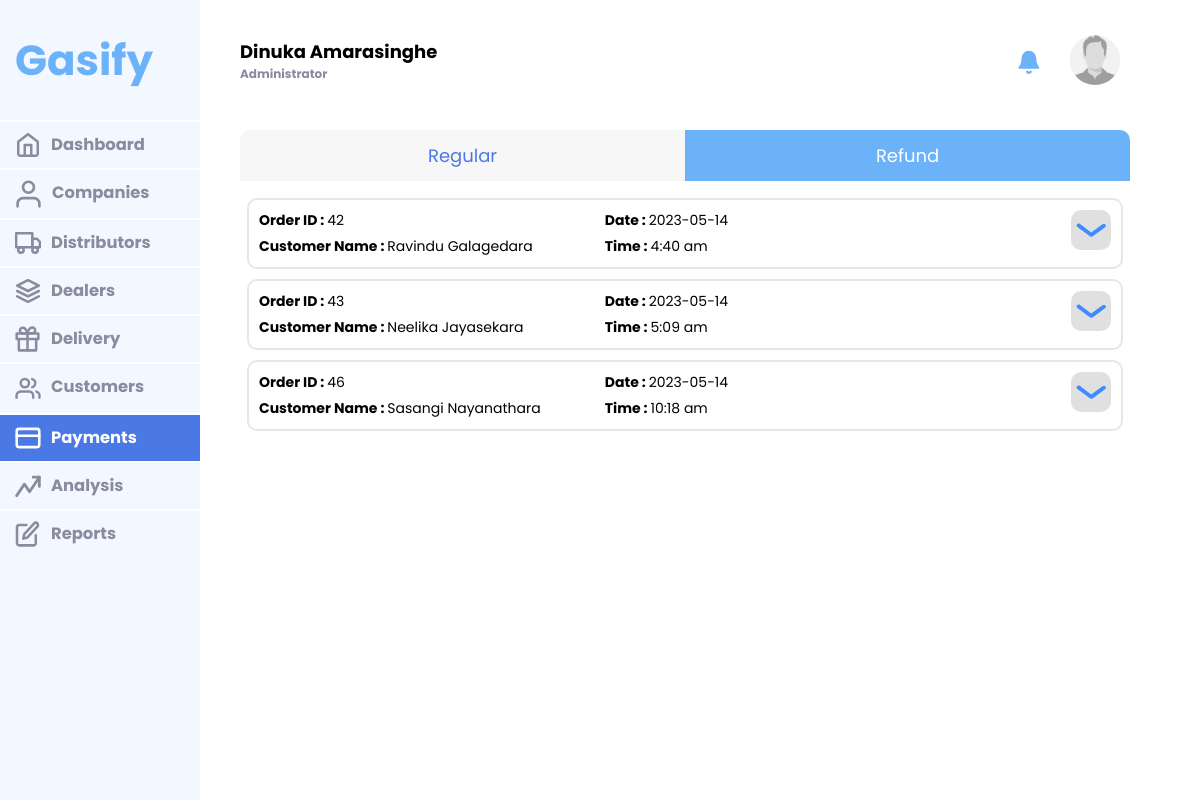
Page /orders/validatepayments/regular (signed in) on the committed database.
### tables this page shows
CREATE TABLE `reservation` (
  `order_id` int(11) NOT NULL,
  `customer_id` int(11) NOT NULL,
  `order_state` varchar(255) NOT NULL,
  `priority` int(11) DEFAULT 0,
  `mailed` int(11) DEFAULT 0,
  `responded_to_mail` int(11) DEFAULT 0,
  `payment_method` varchar(255) NOT NULL,
  `pay_slip` varchar(255) DEFAULT NULL,
  `stock_verification` int(11) DEFAULT NULL,
  `payment_verification` varchar(255) DEFAULT NULL,
  `collecting_method` varchar(255) NOT NULL,
  `place_date` date NOT NULL,
  `place_time` time NOT NULL,
  `accepted_date` date DEFAULT NULL,
  `accepted_time` time DEFAULT NULL,
  `dispatched_date` date DEFAULT NULL,
  `dispatched_time` time DEFAULT NULL,
  `dealer_id` int(11) NOT NULL,
  `bank` varchar(255) DEFAULT NULL,
  `branch` varchar(255) DEFAULT NULL,
  `acc_no` int(11) DEFAULT NULL,
  `refund_date` date DEFAULT NULL,
  `refund_time` time DEFAULT NULL,
  `refund_payslip` varchar(255) DEFAULT NULL,
  `refund_verification` varchar(255) DEFAULT NULL,
  `delivery_id` int(11) DEFAULT NULL,
  `deliver_date` date DEFAULT NULL,
  `deliver_time` time DEFAULT NULL,
  `deliver_city` varchar(255) DEFAULT NULL,
  `deliver_street` varchar(255) DEFAULT NULL,
  `deliver_charge` double DEFAULT NULL,
  `cancel_date` date DEFAULT NULL,
  `cancel_time` time DEFAULT NULL
);

### app/controllers/Orders.php (called while the page is built, shortened)
<?php
class Orders extends Controller{
    public function validatepayments($tab){
        $data = $this->model('Admin')->getPaymentVerifications($tab);
        $this->view('admin/payments',$data);
    }
}
?>

### app/core/App.php (called while the page is built, shortened)
<?php
    class App{
        protected $method = 'index';
        public function __construct(){
            $url =$this->getURL();
            if(isset($url[0])){
                if(file_exists('../app/controllers/'.ucwords($url[0]).'.php')){
                    unset($url[0]);
                }
            }
            $this->controller = new $this->controller;
            if(isset($url[1])){
                if(method_exists($this->controller,$url[1])){
                    $this->method = $url[1];
                    unset($url[1]);
                }
            }
            $this->params = $url ? array_values($url) : [];
            return call_user_func_array([$this->controller,$this->method], $this->params);
        }
        private function getURL(){
            if(isset($_GET['url'])){
                $url = rtrim($_GET['url'],'/');
                $url = filter_var($url, FILTER_SANITIZE_URL);
                $url = explode('/',$url);
                return $url;
            }
        }
    }
?>

### public/index.php (called while the page is built, shortened)
<?php
    $app = new App();
?>

### app/core/DataBase.php (called while the page is built, shortened)
<?php
class Database
{
    public $mysqli;
    private function dbConnect()
    {
        $this->mysqli = new mysqli(DB_HOST, DB_USER, DB_PASSWORD, DB_NAME);
        return $this->mysqli;
    }
    public function Query($sql)
    {
        $result = $this->mysqli->query($sql);
        return $result;
    }
}

### app/models/Admin.php (called while the page is built, shortened)
<?php
class Admin extends Model
{
    public function getPaymentVerifications($tab){
        $data['activetab'] = $tab;
        if($tab == 'regular'){
            $sql = "SELECT r.order_id AS order_id,
            r.place_date AS place_date,
            r.place_time AS place_time,
            CONCAT(c.first_name,' ',c.last_name) AS customer_name,
            d.user_id AS dealer_id,
            CONCAT(d.first_name,' ',d.last_name) AS dealer_name,
            de.bank AS bank,
            de.account_no AS account_no,
            SUM(ri.quantity*ri.unit_price) AS amount,
            r.pay_slip AS pay_slip
            FROM (SELECT * FROM reservation WHERE payment_method = 'Bank Deposit' and payment_verification = 'pending') r INNER JOIN users c ON r.customer_id = c.user_id
            INNER JOIN users d ON r.dealer_id = d.user_id
            INNER JOIN dealer de ON r.dealer_id = de.dealer_id
            INNER JOIN reservation_include ri ON r.order_id = ri.order_id
            GROUP BY r.order_id ORDER BY order_id ASC";
        }
        $data['payments'] = $this->Query($sql);
        $data['verification'] = '';
        return $data;
    }
}

### app/views/admin/payments.php (the view, shortened to what this page needs)
<section class="body">
    <div class="body-content">
        <div class="top-panel">
            <ul>
                <?php
                if($data['activetab'] == 'regular') {
                    echo '<li><a href="'.BASEURL.'/orders/validatepayments/regular" class="current active">Regular</a></li>
                    <li><a href="'.BASEURL.'/orders/validatepayments/refund" class="current">Refund</a></li>';
                }else{
                    echo '<li><a href="'.BASEURL.'/orders/validatepayments/regular" class="current">Regular</a></li>
                    <li><a href="'.BASEURL.'/orders/validatepayments/refund" class="current active">Refund</a></li>';
                }
                ?>
            </ul>
        </div>
                <div class="content-data">
                    <ul>
                        <?php $payments = $data['payments'];
                        if(mysqli_num_rows($payments) > 0) : ?>
                        <?php if($data['activetab'] == 'regular') :?>
                            <?php while($row = mysqli_fetch_assoc($payments)) :?>
                            <li>
                                <div class="person payment">
                                    <div class="payment-header">
                                        <div>
                                            <p><strong>Order ID : </strong><?=$row['order_id']?></p>
                                            <p><strong>Customer Name : </strong><?=$row['customer_name']?></p>
                                        </div>
                                        <div>
                                            <p><strong>Date : </strong><?=$row['place_date']?></p>
                                            <p><strong>Time : </strong><?=date('g:i a',strtotime($row['place_time']))?></p>
                                        </div>
                                    </div>
                                </div>
                            </li>
                            <?php endwhile; ?>
                        <?php endif; ?>
                        <?php endif; ?>
                    </ul>
                </div>
    </div>
</section>

### public/css/dashboard.css (style rules this page uses)
*,*::after,::before { margin: 0; padding: 0; border: none; }
a,svg,button,input[type="button"],input[type="file"] { cursor: pointer; text-decoration: none; }
strong { font-weight: 700; }
ul li { list-style-type: none; }
:root { --button-orange: #ffbb96; --cancel-red: #FF4D4D; --error-red: #c91919; --error-background: #ffe0e0; --accept-blue: #80B3FF; --active-low: #f7f7f7; --table-gray: #EBEBEB; --table-header: #008198; --navmenu-blue: #e8f6ff; --navmenu-orange: #fdeee8; --navmenu-orange-dark: #fc7949; --button-orange-hover: #fb6833; --navmenu-gray-dark: #8A8B9F; --button-blue: #3E8CFF; --button-blue-hover: #1672fc; --white: #ffffff; --black: #000000; --logo-background: #ffde59; --shadow-wide: rgba(0, 0, 0, 0.24) 0px 3px 8px; --shadow-3d: rgba(0, 0, 0, 0.16) 0px 3px 6px, rgba(0, 0, 0, 0.23) 0px 3px 6px; --input-border: rgb(201, 201, 201) solid 1px; --currency: rgb(2, 146, 60); --larger: 28px; --large: 24px; --medium: 18px; --mediums: 16px; --small: 14px; --exsmall: 12px; --large-numbers: 64px; }
body { display: flex; flex-direction: row; background-color: var(--white); width: 100vw; height: 100vh; font-family: poppins; font-style: normal; font-size: var(--small); box-sizing: border-box; align-items: center; justify-content: center; overflow: hidden; }
.body { display: flex; flex-direction: column; width: 100%; height: 100%; position: relative; }
.body-content { display: flex; flex-direction: column; box-sizing: border-box; padding: 10px 40px 10px 40px; height: 85%; width: 100%; transition: 0.5s ease-in-out; }
.top-panel ul { display: inline-flex; width: 100%; display: flex; flex-direction: row; }
.top-panel ul li { float: left; width: 100%; font-size: var(--medium); text-align: center; }
.top-panel ul li a { box-sizing: border-box; display: block; padding: 10px 10px; width: 100%; height: 100%; color: var(--white); background-color: var(--navmenu-orange-dark); transition: 0.3s; border-top: solid transparent; border-bottom: solid transparent; border-right: solid transparent; border-left: solid transparent; }
.top-panel ul li .active { background-color: var(--active-low); color: var(--button-orange-hover); box-sizing: border-box; -moz-box-sizing: border-box; -webkit-box-sizing: border-box; border-top: 2px solid var(--button-orange-hover); border-right: 2px solid var(--button-orange-hover); border-left: 2px solid var(--button-orange-hover); }
.top-panel ul li:first-child a { border-radius: 10px 0px 0px 0px; }
.top-panel ul li:last-child a { border-radius: 0px 10px 0px 0px; }
.body-content .content-data { position: relative; box-sizing: border-box; -moz-box-sizing: border-box; -webkit-box-sizing: border-box; height: 87%; border-bottom: 2px solid var(--button-orange-hover); border-right: 2px solid var(--button-orange-hover); border-left: 2px solid var(--button-orange-hover); scrollbar-width: thin; }
.body-content .top-panel li a { border: 2px solid transparent; }
.body-content .content-data { border: var(--button-orange-hover) solid 2px; border-top: 2px solid var(--button-orange-hover); box-sizing: border-box; overflow-y: scroll; scroll-behavior: smooth; transition: transtionIn 2.5s; }
.body-content .content-data:not(.notifications), .body-content .content-data:not(.profile) { box-sizing: border-box; height: 700px; overflow-y: scroll; scroll-behavior: smooth; transition: transtionIn 2.5s; }
.body-content { overflow-y: scroll; }
.body-content .content-data { border: 2px solid transparent; }

### rows in the picture
reservation: order_id "42", customer_name "Ravindu Galagedara", place_date "2023-05-14", place_time "4:40 am"
reservation: order_id "43", customer_name "Neelika Jayasekara", place_date "2023-05-14", place_time "5:09 am"
reservation: order_id "46", customer_name "Sasangi Nayanathara", place_date "2023-05-14", place_time "10:18 am"

### other values in the picture
$_SESSION['user_name'] "Dinuka Amarasinghe"
userRole() "Administrator"
